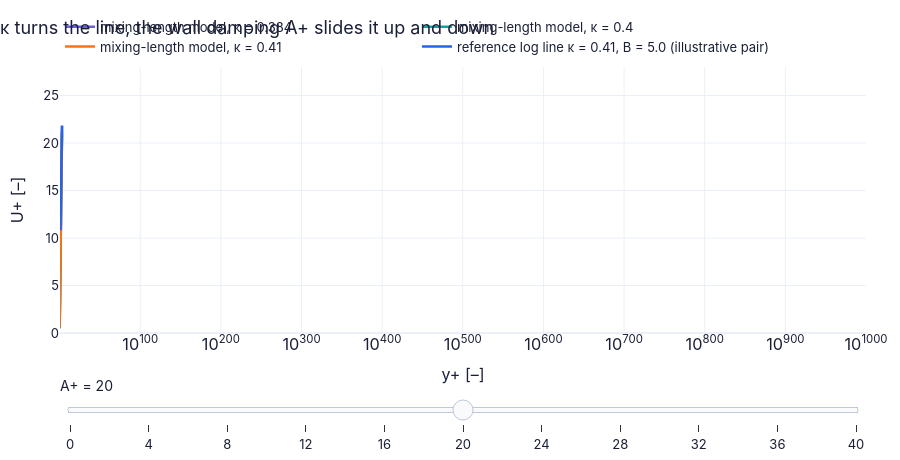

The notebook cell this image was saved under:
### Markdown cell above
**What does the code above do?**

The quadratic's positive root is evaluated point by point and integrated with `cumulative_trapezoid`; it matches the library's
closed form at four heights. At $y^+=100$ and 1000 the profile is already the logarithm with $B=-1.23$.

### Code cell
yp_f = np.geomspace(0.5, 1000.0, 50 if FAST else 80)          # y⁺ on a logarithmic grid
kappas = (0.384, 0.40, 0.41)                                  # three values of the von Kármán constant

def f6(A_plus):                                               # model profiles for one damping constant A⁺
    out = {}   # the curves of this slider position, by name
    for k_ in kappas:   # one model profile per value of κ
        prof = ch12.mixing_length_wall_profile(yp_f, k_, damping=("van_driest" if A_plus > 0 else None), A_plus=max(A_plus, 1e-9))   # D21's profile; van Driest damping only when A⁺ > 0
        out[f"mixing-length model, κ = {k_}"] = (yp_f, prof["Uplus"])   # store the curve under a name that carries κ
    out["reference log line κ = 0.41, B = 5.0 (illustrative pair)"] = (yp_f[yp_f > 10], WT.log_law(yp_f[yp_f > 10], kappa=KAPPA, B=B_LOG))   # the log law with the illustrative pair, for comparison
    return out   # hand the result back to the caller

A_values = np.linspace(0.0, 40.0, 11)        # the damping constant swept by the slider
figF6 = slider_figure(f6, "A+", A_values, xlabel="y+ [–]", ylabel="U+ [–]", title="κ turns the line, the wall damping A+ slides it up and down", yrange=(0, 28))
figF6.update_xaxes(type="log")                                # logarithmic y⁺ axis
figF6.show()   # display the interactive figure (the slider works on the web page too)
print(pd.DataFrame([{"A+": A_, **{f"B(κ={k_})": round(ch12.mixing_length_intercept(k_, A_plus=(A_ if A_ > 0 else None)), 2) for k_ in kappas}} for A_ in (0.0, 20.0, 26.0, 30.0)]).to_string(index=False))
